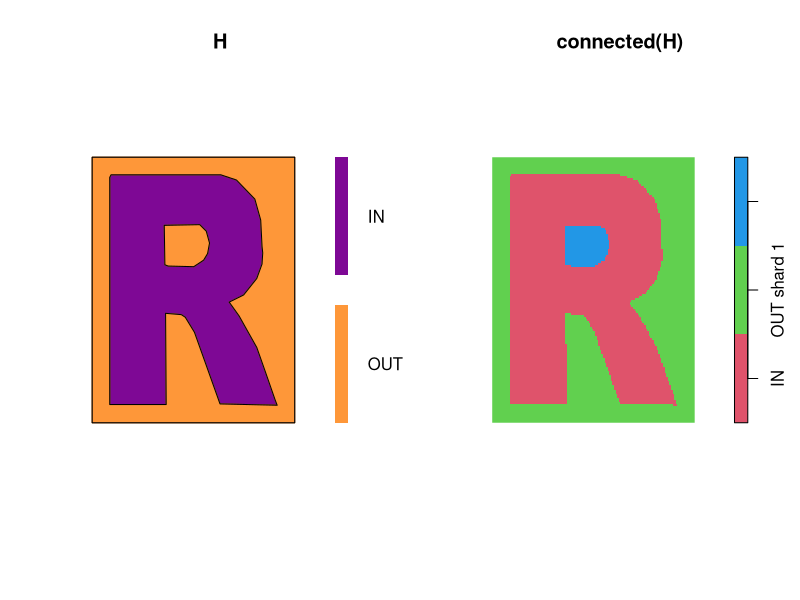

Generate this figure with R:
library(spatstat)


### Name: connected.tess
### Title: Connected Components of Tiles of a Tessellation
### Aliases: connected.tess
### Keywords: spatial math

### ** Examples

  BB <- grow.rectangle(Frame(letterR), 0.2)
  H <- tess(tiles=list(IN=letterR, OUT=complement.owin(letterR, BB)))
  opa <- par(mfrow=c(1,2))
  plot(H, do.col=TRUE)
  plot(connected(H), do.col=TRUE, col=2:4)
  par(opa)
